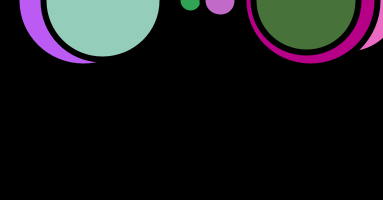
Frame 1 (no input)
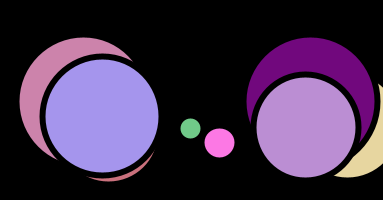
Frame 60 (the mouse pressed at the canvas centre just before this capture)
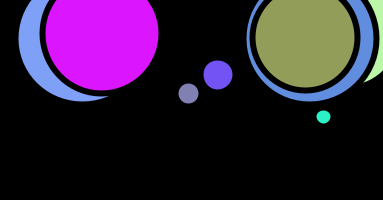
Frame 120 (the mouse held since frame 60 and released just before this capture)

The Processing sketch that drew these frames (run headless with seeded random() and noise(); from frame 60 on, the mouse is pressed at the canvas centre):

// Processing sketch: Ann_Wu_HW3
// ── Ann_Wu_HW3.pde
// The Nature of Code
// Daniel Shiffman
// http://natureofcode.com

Mover[] movers = new Mover[9];

void setup() {
  size(383, 200);
  randomSeed(4);
  for (int i = 0; i < movers.length; i++) {
    movers[i] = new Mover(random(1,9), random(width), 0);
  }
}

void draw() {
  background(0);

  for (int i = 0; i < movers.length; i++) {

    PVector wind = new PVector(-0.001, 0);
    PVector gravity = new PVector(0, 0.1*movers[i].mass);

    float c = 0.05;
    PVector friction = movers[i].velocity.get();
    friction.mult(-1); 
    friction.normalize();
    friction.mult(c);

    movers[i].applyForce(friction);
    movers[i].applyForce(wind);
    movers[i].applyForce(gravity);

    movers[i].update();
    movers[i].display();
    movers[i].checkEdges();
  }
}

 void mouseClicked() {
   for (int i = 0; i < movers.length; i++) {  
   if (sq(mouseX-movers[i].location.x)+sq(mouseY-movers[i].location.y)< sq(movers[i].mass*8)){
     
       movers[i].location.y = height-movers[i].mass*8;
       movers[i].velocity.y = 0;
    }
 }
 }

 
 










// ── Mover.pde
// The Nature of Code
// Daniel Shiffman
// http://natureofcode.com

class Mover {

  PVector location;
  PVector velocity;
  PVector acceleration;
  float mass;

  Mover(float m, float x , float y) {
    mass = m;
    location = new PVector(x,y);
    velocity = new PVector(0,0);
    acceleration = new PVector(0,0);
  }
  
  void applyForce(PVector force) {
    PVector a = PVector.div(force,mass);
    acceleration.add(a);
  }
  
  void update() {
    velocity.add(acceleration);
    location.add(velocity);
    acceleration.mult(0);
  }

  void display() {
    stroke(0);
    strokeWeight(6);
    smooth(10);
    fill(random(255),random(255),random(255));
    ellipse(location.x,location.y,mass*16,mass*16);
  }

  void checkEdges() {

    if (location.x > width) {
      location.x = width;
      velocity.x *= -1; // a *= b is equivalent to a = a * b
    } else if (location.x < 0) {
      location.x = 0;
      velocity.x *= -1;
    }

    if (location.y > height-mass*8 ) {
      velocity.y *= -1;
      location.y = height-mass*8;
    }
    
   

  }

}
